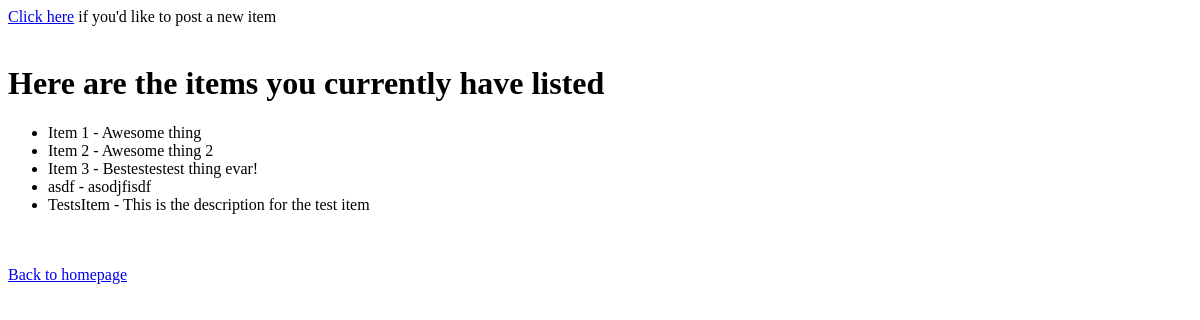
Page /pdxart/inventory/ (signed in) on the earlier database version.
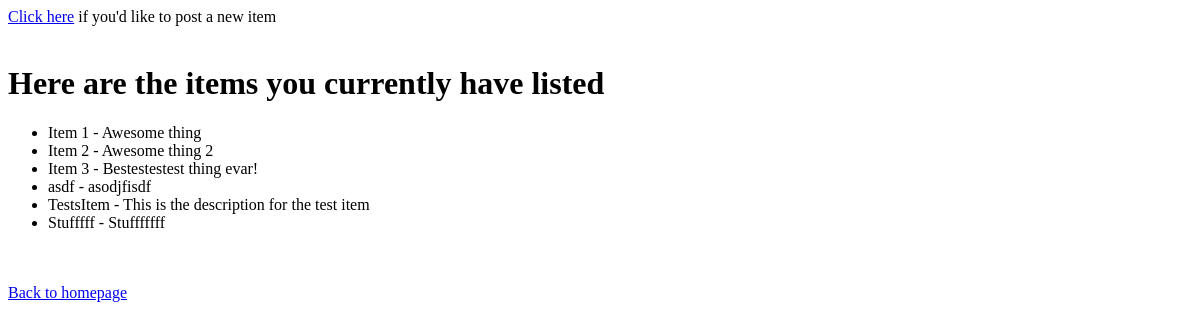
Same page on the later database version.
### pdxart/models.py (models this page shows, shortened)
class Product(models.Model):
    name = models.CharField(max_length=128)
    price = models.PositiveIntegerField(default=0)
    medium = models.ForeignKey(Medium, null=True)
    owner = models.ForeignKey(User)
    views = models.PositiveIntegerField(default=0)
    likes = models.PositiveIntegerField(default=0)
    description = models.TextField(max_length=500)
    time_sold = models.DateTimeField(blank=True, null=True)
    updated = models.DateTimeField(null=True)
    picture = models.ImageField(upload_to='media/product_images', blank=True)

### pdxart/views.py (the view)
@login_required
def inventory(request):
    products = Product.objects.all()
    context_dict = {'products': products}
    return render(request, 'pdxart/inventory.html', context_dict)

### templates/pdxart/inventory.html (shortened to what this page needs)
<!DOCTYPE html>
<html>
<head lang="en">
</head>
<body>
<a href="{% url 'addinventory' %}">Click here</a> if you'd like to post a new item<br><br>
    {% if products %}
        <h1>Here are the items you currently have listed</h1>
        <ul>
            {% for product in products %}
                <li>{{ product.name }} - {{ product.description }}</a></li>
            {% endfor %}
        </ul>
    {% else %}
        <strong>No items have been uploaded to your store.</strong>
    {% endif %}
    <br><br>
    <a href="/pdxart/">Back to homepage</a><br>
</body>
</html>

Differences in the rows shown:
added Product: name "Stufffff", description "Stufffffff"
